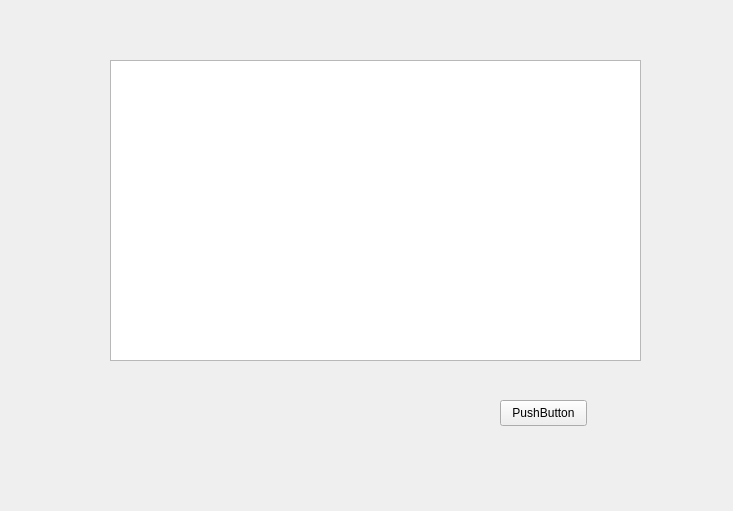
<?xml version="1.0" encoding="UTF-8"?>
<ui version="4.0">
 <class>Form</class>
 <widget class="QWidget" name="Form">
  <property name="geometry">
   <rect>
    <x>0</x>
    <y>0</y>
    <width>733</width>
    <height>511</height>
   </rect>
  </property>
  <property name="windowTitle">
   <string>Form</string>
  </property>
  <widget class="QTableWidget" name="tabl">
   <property name="geometry">
    <rect>
     <x>110</x>
     <y>60</y>
     <width>531</width>
     <height>301</height>
    </rect>
   </property>
  </widget>
  <widget class="QPushButton" name="Close">
   <property name="geometry">
    <rect>
     <x>500</x>
     <y>400</y>
     <width>87</width>
     <height>26</height>
    </rect>
   </property>
   <property name="text">
    <string>PushButton</string>
   </property>
  </widget>
 </widget>
 <resources/>
 <connections/>
</ui>
